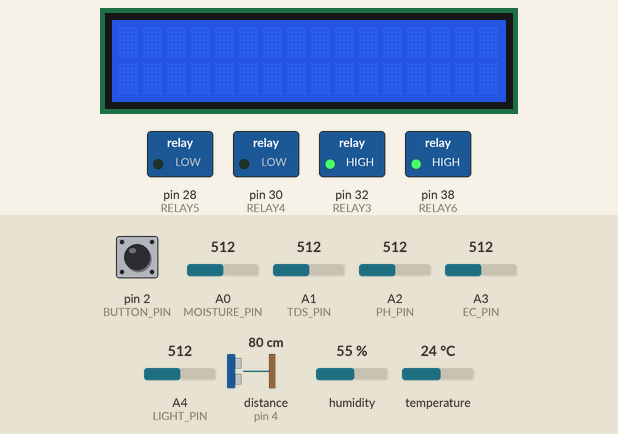
The sketch below on a simulated Arduino Mega 2560, built with avr-gcc and run on an emulated ATmega2560. On the bench: 16×2 character LCD, switched loads named in the sketch (green lamp = pin HIGH). Wiring (inferred from the names in the program): DHT22 sensor: data pin 3; ultrasonic range finder: trigger pin 5; echo pin 4. Inputs (shaded band) come from the test bench; at power-on: A4 (LIGHT_PIN) = 512, distance to the obstacle (sensor on pin 4) 80 cm, humidity 55 %, A2 (PH_PIN) = 512, pin 2 (BUTTON_PIN) HIGH, A0 (MOISTURE_PIN) = 512, A1 (TDS_PIN) = 512, A3 (EC_PIN) = 512, temperature 24 °C. The echo pulse lasts 58.3 µs per cm; the local clock reads 2024-03-15 10:24:30 at power-on unless the sketch sets it; pins used as bus, display or sensor lines are not drawn; what the sketch prints to the serial monitor is not drawn.

Above: at 1.2 s.
1.3 s: A4 (LIGHT_PIN) set to 411
4.3 s: A4 (LIGHT_PIN) set to 387
At 4.67 s:
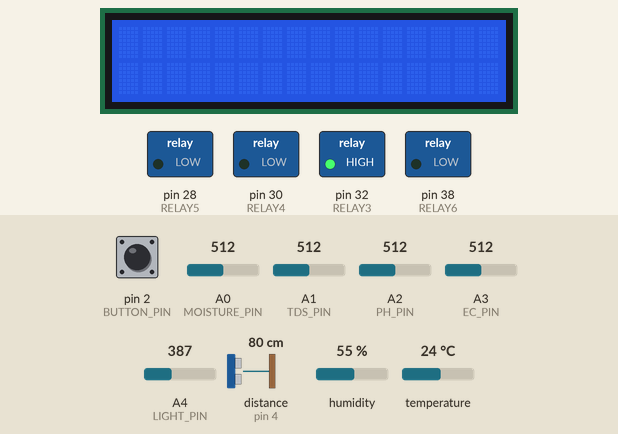
6.8 s: distance to the obstacle (sensor on pin 4) set to 250 cm
9.8 s: humidity set to 52 %
12.2 s: humidity set to 49 %
At 12.92 s:
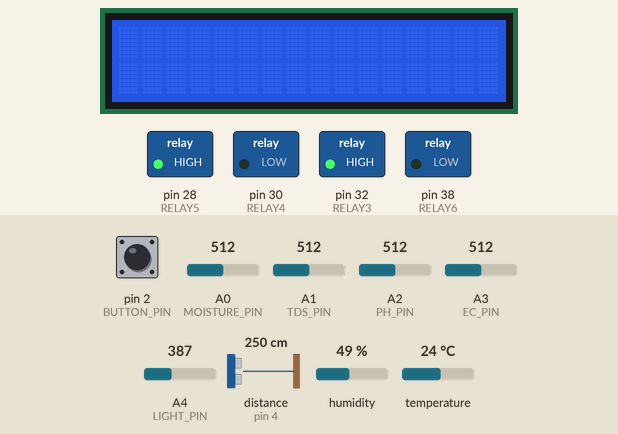
14.6 s: A2 (PH_PIN) set to 30
At 14.91 s:
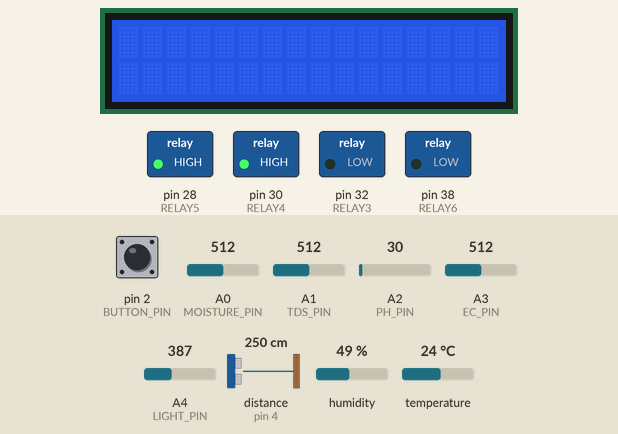
Timing chart, 0 to 17.6 s (numbered marks = the images above; inputs shaded):
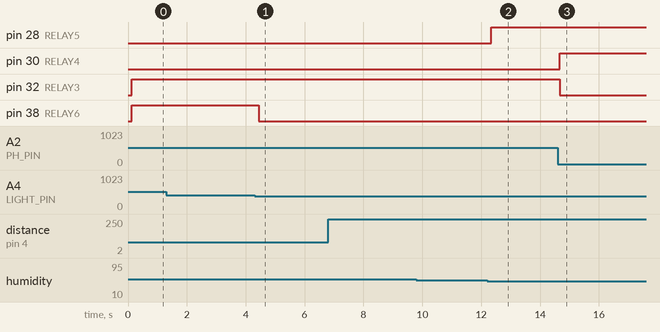

Measured:
- the behaviour switches between 400 and 399 on A4 (LIGHT_PIN) (found by bisection; images 0 and 1)
- the behaviour switches between 51 and 50 % on humidity (found by bisection; images 1 and 2)
- after the input at 4.3 s, pin 38 (RELAY6): HIGH → LOW after 0.14 s
- after the input at 12.2 s, pin 28 (RELAY5): LOW → HIGH after 0.15 s
- after the input at 14.6 s, pin 30 (RELAY4): LOW → HIGH after 0.06 s; pin 32 (RELAY3): HIGH → LOW after 0.06 s
- what the display in image 2 shows lasts 0.5 s, from 12.7 s to 13.2 s

The sketch:

thesis_april1_relayed.ino
```cpp
#include <LiquidCrystal_I2C.h>
#include <Wire.h>
#include <dht.h>
#include <EEPROM.h>
#include <RTClib.h>
#include "GravityTDS.h"
#include "DFRobot_PH.h"
#include "DFRobot_EC.h"

LiquidCrystal_I2C lcd(0x27, 16, 2);
dht DHT;
GravityTDS gravityTds;
DFRobot_PH ph;
DFRobot_EC ec;
RTC_DS3231 rtc;

#define MOISTURE_PIN A0
#define TDS_PIN A1
#define PH_PIN A2
#define EC_PIN A3
#define LIGHT_PIN A4
#define BUTTON_PIN 2 //
#define DHT22_PIN 3
#define ECHOPIN 4 //
#define TRIGPIN 5 //
#define RELAY1 36 //snap a
#define RELAY2 34 //snap b
#define RELAY3 32 //ph +
#define RELAY4 30 //ph -
#define RELAY5 28 //water pump
#define RELAY6 38

int displayIndex = 0;
int buttonState = 0;
int lastButtonState = LOW;
unsigned long lastDebounceTime = 0;
unsigned long debounceDelay = 50;

void setup() {
  Serial.begin(115200);
  lcd.init();
  lcd.backlight();
  lcd.clear();
  gravityTds.setPin(1);
  gravityTds.setAref(5.0);
  gravityTds.setAdcRange(1024);
  gravityTds.begin();
  ph.begin();
  pinMode(BUTTON_PIN, INPUT_PULLUP);
  pinMode(ECHOPIN, INPUT);
  pinMode(TRIGPIN, OUTPUT);
  pinMode(RELAY1, OUTPUT);
  pinMode(RELAY2, OUTPUT);
  pinMode(RELAY3, OUTPUT);
  pinMode(RELAY4, OUTPUT);
  pinMode(RELAY5, OUTPUT);
  pinMode(RELAY6, OUTPUT);

  Wire.begin();
  if (!rtc.begin()) {
    Serial.println("Couldn't find RTC");
    while (1);
  }

  rtc.adjust(DateTime(F(__DATE__), F(__TIME__)));
  if (rtc.lostPower()) {
    Serial.println("RTC lost power, lets set the time!");
    rtc.adjust(DateTime(F(__DATE__), F(__TIME__)));
  }
}

void loop() {
  buttonState = digitalRead(BUTTON_PIN);
  if (buttonState != lastButtonState) {
    lastDebounceTime = millis();
  }
  if ((millis() - lastDebounceTime) > debounceDelay) {
    if (buttonState == HIGH) {
      displayIndex = (displayIndex + 1) % 5;
      lcd.clear();
      delay(100);
    }
  }
  lastButtonState = buttonState;

  float moistVal = getMoistureVal();
  float tdsVal = getTDSVal();
  float phVal = getPHVal();
  float ecVal = getECVal();
  float humVal = getHumidityVal();
  float tempVal = getTemperatureVal();
  int distVal = getDistanceVal();
  int luxVal = getLuxVal();
  String currentDate = getCurrentDate();
  String currentTime = getCurrentTime();

  Serial.println(displayIndex); //debug
  Serial.print("Moisture: ");
  Serial.print(moistVal);
  Serial.print("\tTDS: ");
  Serial.print(tdsVal);
  Serial.print(" ppm\t");
  Serial.print("pH level: ");
  Serial.print(phVal);
  Serial.print("\tEC: ");
  Serial.print(ecVal);
  Serial.print(" ms/cm\t");
  Serial.print("Humidity: ");
  Serial.print(humVal);
  Serial.print("\tTemp: ");
  Serial.print(tempVal);
  Serial.print("\t");
  Serial.print("Distance: ");
  Serial.print(distVal);
  Serial.print(" cm\t");
  Serial.print("Light Intensity: ");
  Serial.print(luxVal);
  Serial.print("\tTime: ");
  Serial.print(currentTime);
  Serial.print("\tDate: ");
  Serial.println(currentDate);

  if (displayIndex == 0) {
    lcd.setCursor(0, 0);
    lcd.print("SM: ");
    lcd.print(moistVal);
    lcd.setCursor(0, 1);
    lcd.print("TDS: ");
    lcd.print(tdsVal);
  }

  if (displayIndex == 1) {
    lcd.setCursor(0, 0);
    lcd.print("pH: ");
    lcd.print(phVal);
    lcd.setCursor(0, 1);
    lcd.print("EC: ");
    lcd.print(ecVal, 2);
    lcd.print(" ms/cm");
  }

  if (displayIndex == 2) {
    lcd.setCursor(0, 0);
    lcd.print("Hum: ");
    lcd.print(humVal);
    lcd.setCursor(0, 1);
    lcd.print("Temp: ");
    lcd.print(tempVal);
  }

  if (displayIndex == 3) {
    lcd.setCursor(0, 0);
    lcd.print("Dist: ");
    lcd.print(distVal);
    lcd.print(" cm");
    lcd.setCursor(0, 1);
    lcd.print("Lux: ");
    lcd.print(luxVal);
  }

  if (displayIndex == 4) {
    lcd.setCursor(0, 0);
    lcd.print("Date: ");
    lcd.print(currentDate);
    lcd.setCursor(0, 1);
    lcd.print("Time: ");
    lcd.print(currentTime);
  }

  //control
  controlMoisture(moistVal);
  controlTDS(tdsVal);
  controlPHUp(phVal);
  controlPHDown(phVal);
  controlEC(ecVal);
  controlHumidity(humVal);
  controlLux(luxVal);
}

float getMoistureVal() {
  int moistVal = analogRead(MOISTURE_PIN);
  return moistVal;
}

float getTDSVal() {
  gravityTds.update();
  float tdsVal = gravityTds.getTdsValue();
  return tdsVal;
}

float getPHVal() {
  float voltage = analogRead(PH_PIN) / 1024.0 * 5000;
  float phVal = ph.readPH(voltage, 25);
  return phVal;
}

float getECVal() {
  float voltage = analogRead(EC_PIN) / 1024.0 * 5000;
  float ecVal = ec.readEC(voltage, 25);
  return ecVal;
}

float getHumidityVal() {
  int chk = DHT.read22(DHT22_PIN);
  float humVal = DHT.humidity;
  return humVal;
}

float getTemperatureVal() {
  int chk = DHT.read22(DHT22_PIN);
  float tempVal = DHT.temperature;
  return tempVal;
}

int getDistanceVal() {
  digitalWrite(TRIGPIN, LOW);
  delayMicroseconds(2);
  digitalWrite(TRIGPIN, HIGH);
  delayMicroseconds(20);
  digitalWrite(TRIGPIN, LOW);
  int distVal = pulseIn(ECHOPIN, HIGH)/ 58;
  return distVal;
}

int getLuxVal() {
  int luxVal = analogRead(LIGHT_PIN);
  return luxVal;
}

String getCurrentTime() {
  DateTime now = rtc.now();
  String currentTime = String(now.hour(), DEC) + ":" +
                   (now.minute() < 10 ? "0" : "") + String(now.minute(), DEC) + ":" +
                   (now.second() < 10 ? "0" : "") + String(now.second(), DEC);
  return currentTime;
}

String getCurrentDate() {
  DateTime now = rtc.now();
  String currentDate = String(now.year(), DEC) + "/" +
                   String(now.month(), DEC) + "/" +
                   String(now.day(), DEC);
  return currentDate;
}

void controlMoisture(float moistVal) {
  if (moistVal <= 300) {
    digitalWrite(RELAY5, HIGH);
  } else {
    digitalWrite(RELAY5, LOW);
  }
}

void controlTDS(float tdsVal) {
  if (tdsVal >= 500) {
    digitalWrite(RELAY1, HIGH);
    digitalWrite(RELAY2, HIGH);
  } else {
    digitalWrite(RELAY1, LOW);
    digitalWrite(RELAY2, LOW);
  }
}

void controlPHUp(float phVal) {
  if (phVal <= 5.8) {
    digitalWrite(RELAY3, HIGH);
  } else {
    digitalWrite(RELAY3, LOW);
  }
}

void controlPHDown(float phVal) {
  if (phVal >= 6.8) {
    digitalWrite(RELAY4, HIGH);
  } else {
    digitalWrite(RELAY4, LOW);
  }
}

void controlEC(float ecVal) {
  if (ecVal <= 2) {
    digitalWrite(RELAY1, HIGH);
    digitalWrite(RELAY2, HIGH);
  } else {
    digitalWrite(RELAY1, LOW);
    digitalWrite(RELAY2, LOW);
  }
}

void controlHumidity(float humVal) {
  if (humVal <= 50) {
    digitalWrite(RELAY5, HIGH);
  } else {
    digitalWrite(RELAY5, LOW);
  }
}

void controlLux(int luxVal) {
  if (luxVal >= 400) {
    digitalWrite(RELAY6, HIGH);
  } else {
    digitalWrite(RELAY6, LOW);
  }
}
```
